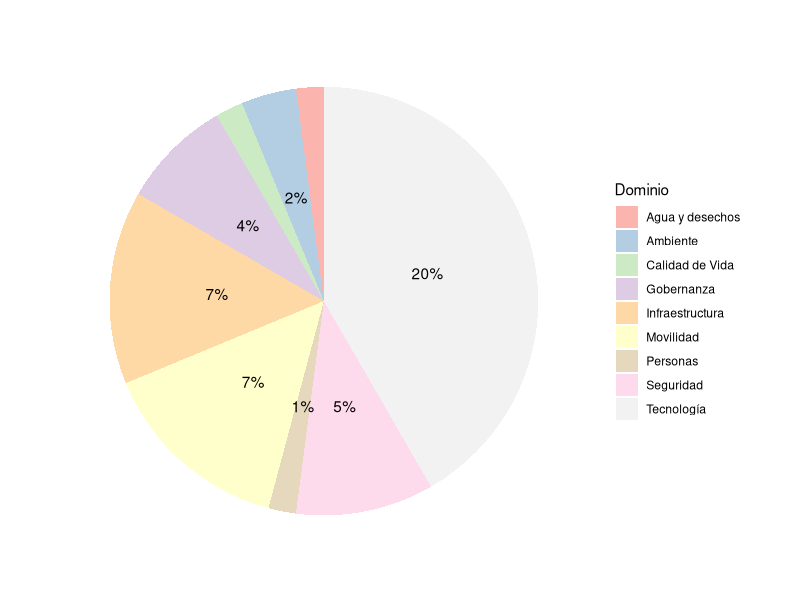

Reproduce this figure in R.
library(tidyverse)

dominio_tbl <- read_csv("./data/Dominio.csv")

pie2 <- ggplot(dominio_tbl, aes(x = "", y=N, fill = factor(Dominio))) + 
  geom_bar(width = 1, stat = "identity") +
  theme(axis.line = element_blank(), 
        plot.title = element_text(hjust=0.5)) + 
  labs(fill="Dominio", 
       x=NULL, 
       y=NULL, 
       title="", 
       caption="") +
  geom_text(aes(label = paste0(N, "%")), position = position_stack(vjust=0.5), check_overlap = 'clip') +
  theme_classic() +
  theme(axis.line = element_blank(),
        axis.text = element_blank(),
        axis.ticks = element_blank()) +
  scale_fill_brewer(palette="Pastel1")

pie2 + coord_polar(theta = "y", start=0)

